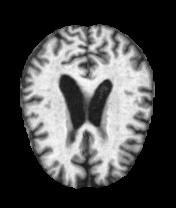
#> input picture Alzheimer_s Dataset/train/ModerateDemented/moderateDem51.jpg, 176 x 208 px, found by its file name; its folder holds only this picture in this run
$ python Final_brain_graph_old.py
#> lines starting #> are read from the running program, lines starting #| are printed output that depends on the picture; after the words box and inside, x2 and y2 are one past the last pixel; in counts of white or black regions, pixels touching at a corner belong together
# !pip install -r requirements.txt
import math

# Importing the libraries
import numpy as np
import cv2
import networkx as nx
# import matplotlib.pyplot as plt
import os
import time
import subprocess

import pandas as pd


# To save the n_u and n_v values to a text file
def save_list_to_text_file(file_name, data_list):
    try:
        with open(file_name, 'a') as file:
            if isinstance(data_list, np.int64):
                file.write(str(data_list) + '\n')
            else:
                file.write(str(data_list) + '\n')
    except Exception as e:
        print(f"An error occurred: {e}")


# To generate the neighbourhood values of u and v the soul of the code
def neighbourhood_values_generator(G):
    minimum_distances = dict(nx.shortest_path_length(G))  # To find the minimum distance between the nodes
    df = pd.DataFrame(minimum_distances)
    weiner_ind = np.sum(df.values) // 2

    cardinality_of_v_neighbourhood = []
    cardinality_of_u_neighbourhood = []

    for edges_of_graph in G.edges():  # It iterates through all the edges of the graph
        ux = df[edges_of_graph[0]].values
        uv = df[edges_of_graph[1]].values
        cardinality_of_u_neighbourhood.append(np.sum(ux < uv))
        cardinality_of_v_neighbourhood.append(np.sum(uv < ux))

    return cardinality_of_u_neighbourhood, cardinality_of_v_neighbourhood, weiner_ind


# It creates a list of neighbourhood values for all the images in the one class of dataset
def creating_dataset_for_different_classes(img_dir, upath, vpath, wpath):
    completion_val = 0  # To check if 2 images are done
    threshold = 0.5
    img_shape_perc = 15
    percent = img_shape_perc / 100

    for file in os.listdir(img_dir)[:]:

        if file.startswith('.'):
            continue
        brain_img = cv2.imread(os.path.join(img_dir, file), 0)
#> brain_img is the input picture: shape (208, 176); min 0, max 254, mean 75.5
        shape1 = tuple(int(values * percent) for values in brain_img.shape)
#> shape1 = (31, 26)
        brain_img_1 = cv2.resize(brain_img, shape1)  # Resizing the image to 25x15 for checkng the code
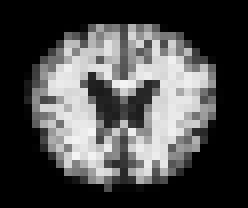
#> brain_img_1: shape (26, 31) (shown 8 times larger); min 0, max 245, mean 74.9
        # brain_img_1 = np.int16(brain_img)     # If program runs corectly then use this line
        brain_img_1 = np.int16(brain_img_1)
        num_of_nodes = math.prod(brain_img_1.shape)
#> num_of_nodes = 806
        brain_img_1_column = brain_img_1.reshape(num_of_nodes)
#> brain_img_1_column = 806 values, max 245 at index 598, min 0 at index 0, mean 74.92
        # [5 lines of commented-out code are left out]

        bright_mat = np.subtract.outer(brain_img_1_column, brain_img_1_column)
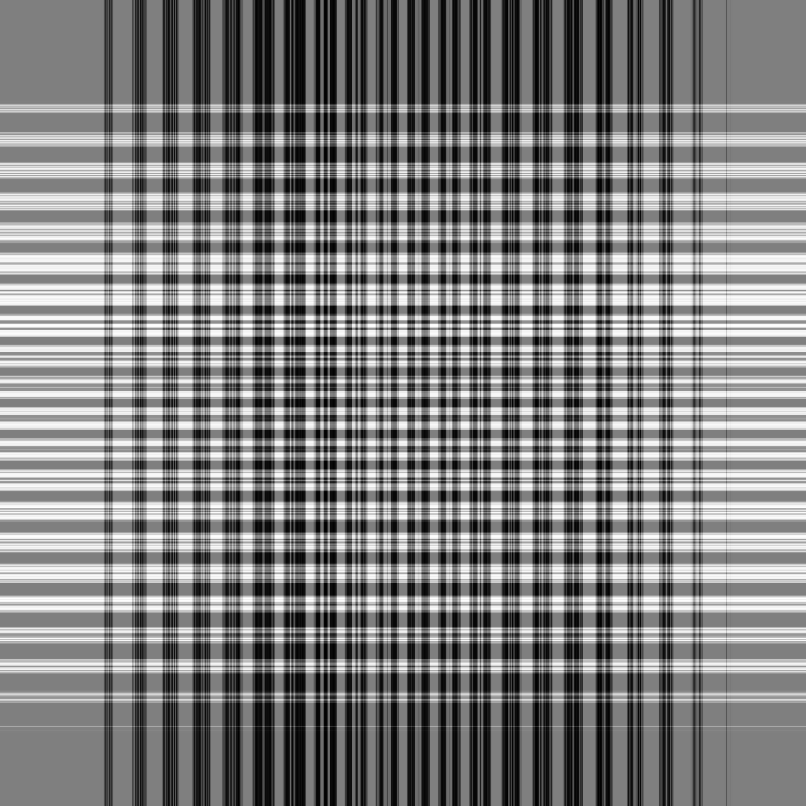
#> bright_mat: shape (806, 806) int16; min -245, max 245, mean 0; drawn with min black and max white

        min_val_least = np.amin(bright_mat)
#> min_val_least = -245
        max_val_atmost = np.amax(bright_mat)
#> max_val_atmost = 245

        neigh_mat = 1 - (np.subtract(bright_mat, min_val_least) / (max_val_atmost - min_val_least))
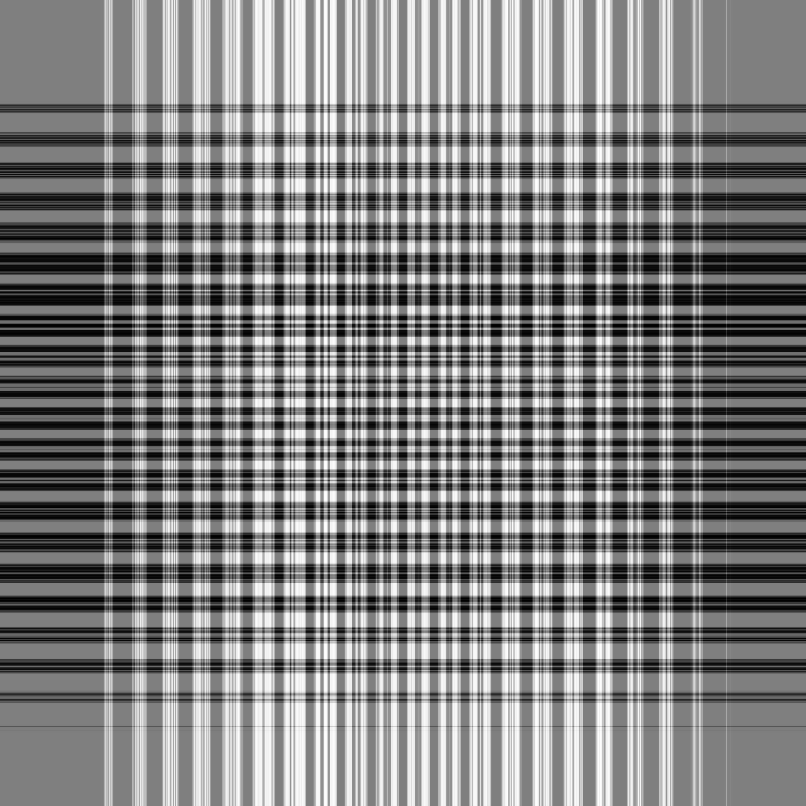
#> neigh_mat: shape (806, 806) float64; min 0, max 1, mean 0.5
        neigh_mat = np.where(neigh_mat >= threshold, 1, 0) - np.identity(num_of_nodes)  # To remove the self loops
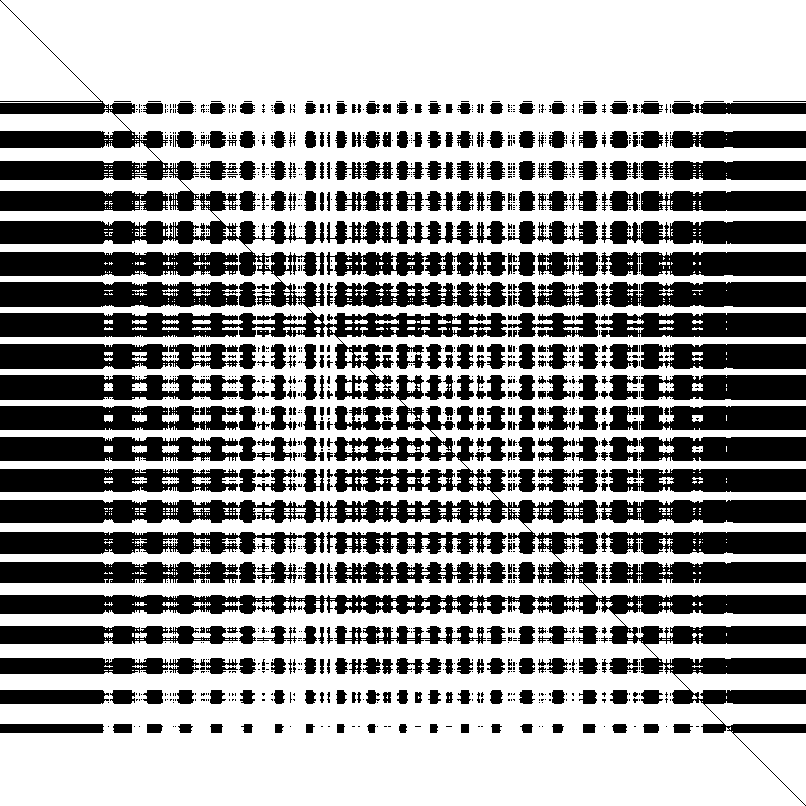
#> neigh_mat: shape (806, 806) float64; values 0 (black) and 1 (white), 61% white; 1452 black regions (1063 under 20 px), largest, box (x1, y1, x2, y2) and area: (0, 0, 806, 806) 58865, (0, 500, 325, 523) 5927, (0, 532, 325, 554) 5524

        # Create a graph object
        G = nx.Graph()
        # Add nodes to the graph
        num_nodes = neigh_mat.shape[0]
#> num_nodes = 806
        G.add_nodes_from(range(num_nodes))
        # Add edges based on the adjacency matrix
        for i in range(num_nodes):
            for j in range(i + 1, num_nodes):
                if neigh_mat[i, j] == 1:
                    G.add_edge(i, j)

        n_u, n_v, weiner_ = neighbourhood_values_generator(G)
#> weiner_ = 449664

        completion_val += 1  # If program runs correctly then remove this line
        # if completion_val == 2:  # If program runs correctly then remove this condition
        #     print("2 images done")
        #     break
        save_list_to_text_file(upath, n_u)
        save_list_to_text_file(vpath, n_v)
        save_list_to_text_file(wpath, weiner_)


# Main function to run the code
def main_function_program():
    # Load the images
    img_dir = "Alzheimers_Dataset/train/ModerateDemented"
    target_dir = "Alzheimers_graph_valued_Dataset 2/train/ModerateDemented"
    # for files_inside_tn_or_ts in os.listdir(img_dir):  # It iterates through the four classes
    #     if files_inside_tn_or_ts[0] == '.':
    #         continue
    #     #print(files_inside_tn_or_ts)
    #     target_final = os.path.join(target_dir, files_inside_tn_or_ts)
    os.makedirs(target_dir, exist_ok=True)
    # class_path = os.path.join(img_dir, files_inside_tn_or_ts)
    u_val_path = os.path.join(target_dir, 'neigh_u_val.txt')
    v_val_path = os.path.join(target_dir, 'neigh_v_val.txt')
    weiner_path = os.path.join(target_dir, 'weiner_index.txt')

    creating_dataset_for_different_classes(img_dir, u_val_path, v_val_path, weiner_path)

    print(f"File saved: '{target_dir}'")
    print("Time taken: ", time.time())


if __name__ == '__main__':
    start_time = time.time()
    print("Start Time: ", start_time)
    main_function_program()
    end_time = time.time()
    elapsed_time = end_time - start_time
    print("Time taken to run the program is: ", elapsed_time)
